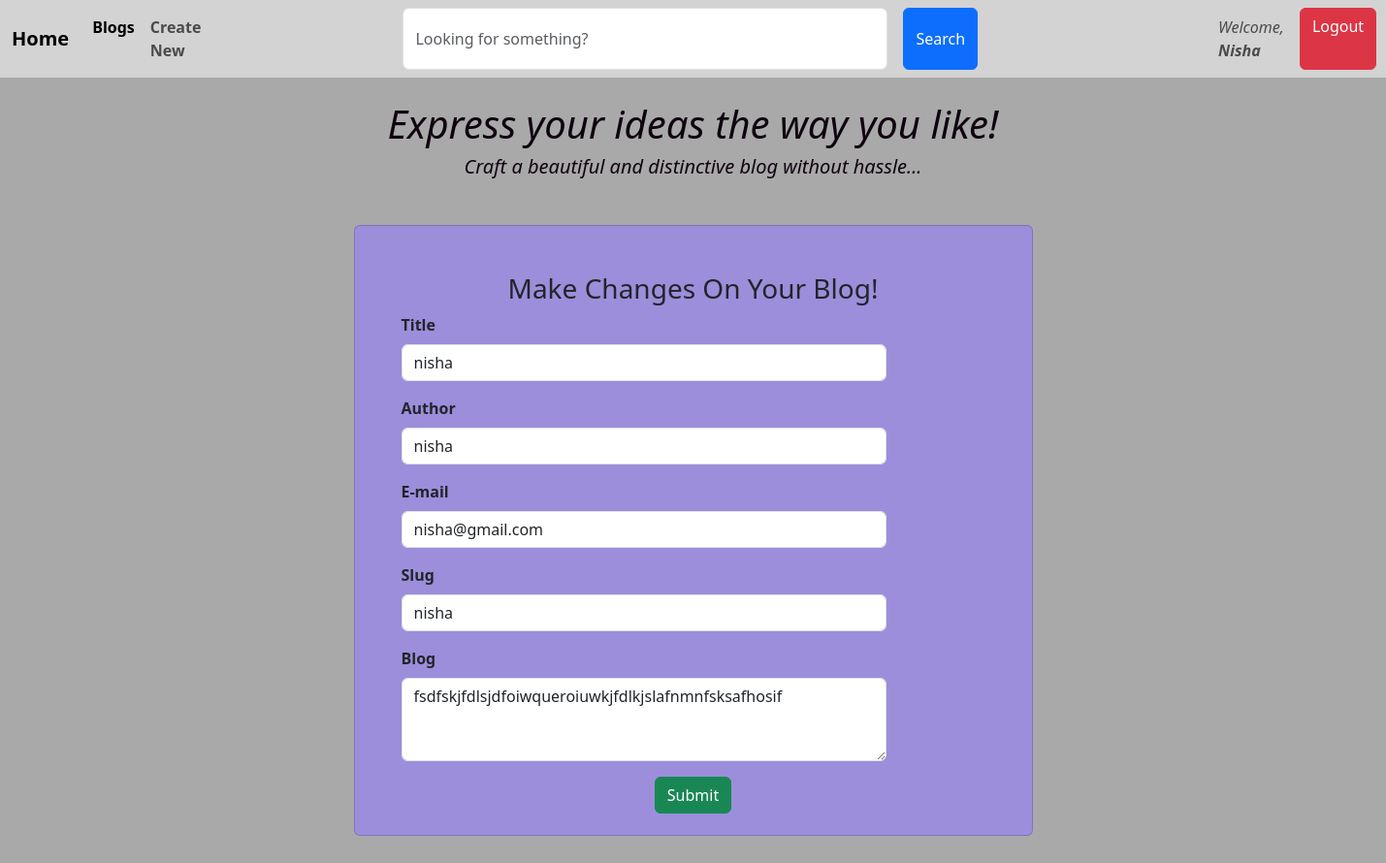
The app's page /edit/2 (signed in) with its own data.
### models.py (models this page shows, shortened)
class User(UserMixin, db.Model):
    __tablename__ = 'user'
    id = db.Column(db.Integer, primary_key=True)
    Username = db.Column(db.String(500), nullable=False)
    Name = db.Column(db.String(100), nullable=False)
    Email = db.Column(db.String(100), nullable=False)
    Password = db.Column(db.String(500), nullable=True)

class Post(db.Model):
    id = db.Column(db.Integer, primary_key=True)
    Title = db.Column(db.String(500), nullable=False)
    Author = db.Column(db.String(100), nullable=False)
    Email = db.Column(db.String(500), nullable=False)
    Slug = db.Column(db.String(200), nullable=False)
    blog_post = db.Column(db.Text, nullable=False)
    created_at = db.Column(db.DateTime(timezone=True), server_default=func.now())
    user_id = db.Column(db.Integer, db.ForeignKey('user.id', name='fk_user_post'), nullable=True)  # Make nullable initially
    user = db.relationship('User', backref=db.backref('posts', lazy=True))
    like_count = db.Column(db.Integer, default=0)  # New field
    dislike_count = db.Column(db.Integer, default=0)  # New field

### app.py (the view, shortened to what this page needs)
@app.route('/edit/<int:id>', methods=['GET', 'POST'])
@login_required
def edit(id):
    edit= Post.query.get_or_404(id)
    return render_template('edit.html', edit=edit)

### app.py (called while the page is built)
@login_manager.user_loader
def load_user(user_id):
    return User.query.get(int(user_id))

### templates/edit.html
{% include "home.html" %}
<form action="{{url_for ('edit', id=edit.id)}}" method="POST">
<div class="container mt-5" style="padding-bottom: 50px;">
    <div class="card p-5" style="max-width: 700px; margin: auto; background-color: #9c8edb; height: 630px; ">
        <h3 class="card-title text-center">Make Changes On Your Blog!</h3>
        <form method="post">
            <div class="mb-3 col-sm-20">
                <label for="title" class="form-label"><b>Title</b></label>
                <input type="text" class="form-control" id="title" placeholder="" name="title" value="{{ edit.Title }}">
            </div>
            <div class="mb-3 col-sm-20">
                <label for="author" class="form-label"><b>Author</b></label>
                <input type="text" class="form-control" id="author" placeholder="" name="author" value="{{ edit.Author }}">
            </div>
            <div class="mb-3 col-sm-20">
                <label for="email" class="form-label"><b>E-mail</b></label>
                <input type="email" class="form-control" id="email" placeholder="" name="email" value="{{ edit.Email }}">
            </div>
            <div class="mb-3 col-sm-20">
                <label for="slug" class="form-label"><b>Slug</b></label>
                <input type="text" class="form-control" id="slug" placeholder="" name="slug" value="{{ edit.Slug }}">
            </div>
            <div class="mb-3 col-sm-20">
                <label for="blog" class="form-label"><b>Blog</b></label>
                <textarea class="form-control" id="blog" rows="3" name="blog" value="">{{ edit.blog_post }}</textarea>
            </div>
            <div class="mb-3 text-center">
                <button type="submit" class="btn btn-success">Submit</button>
            </div>
        </form>
    </div>
</div>
</form>

### templates/home.html (shortened to what this page needs)
<!DOCTYPE html>
<html lang="en">
<head>
    <link href="https://cdn.jsdelivr.net/npm/bootstrap@5.3.3/dist/css/bootstrap.min.css" rel="stylesheet">
</head>
<body style="background-color: darkgray;">
    <nav class="navbar navbar-expand-lg" style="background-color: #D3D3D3;">
        <div class="container-fluid">
            <a class="navbar-brand" href="/"><b>Home</b></a>
            <div class="collapse navbar-collapse" id="navbarScroll">
                <ul class="navbar-nav me-auto my-2 my-lg-0 navbar-nav-scroll" style="--bs-scroll-height: 100px;">
                    <li class="nav-item">
                        <a class="nav-link active" aria-current="page" href="/"><b>Blogs</b></a>
                    </li>
                    {% if not current_user.is_authenticated %}
                        <!-- <li class="nav-item">
                            <a class="nav-link active" aria-current="page" href="{{ url_for('signup') }}">Signup</a>
                        </li>
                        <li class="nav-item">
                            <a class="nav-link active" aria-current="page" href="{{ url_for('login') }}">Login</a>
                        </li> -->
                    {% else %}
                        <li class="nav-item">
                            <a class="nav-link" href="{{ url_for('link') }}"><b>Create New</b></a>
                        </li>
                        <form action="{{ url_for('search') }}" class="d-flex" role="search">
                            <input class="form-control me-3" name="query" type="search" placeholder="Looking for something?" aria-label="Search">
                            <button class="btn btn-primary" type="submit">Search</button>
                        </form>
                    {% endif %}
                </ul>
                <div class="d-flex">
                    {% if current_user.is_authenticated %}
                        <span class="navbar-text me-3 ms-5">
                           <i> Welcome, <b> {{ current_user.Name }} </i></b>
                        </span>
                        <a class="btn btn-danger" href="{{ url_for('logout') }}">Logout</a>
                    {% else %}
                        <a class="btn btn-primary me-2" href="{{ url_for('login') }}">Login</a>
                        <a class="btn btn-success" href="{{ url_for('signup') }}">Signup</a>
                    {% endif %}
                </div>
            </div>
        </div>
    </nav>
    <br>
    <center style="color: rgb(15, 2, 15); font-style: italic; font-size: larger;">
        <h1>Express your ideas the way you like!</h1>
        <h5>Craft a beautiful and distinctive blog without hassle...</h5>
    </center>
</body>
</html>

### templates/home.html (style rules this page uses)
.d-flex { margin-left: 200px; }
.form-control { width: 500px; }

### records on screen
User: Name "Nisha"
Post: title "nisha", author "nisha", email "nisha@gmail.com", slug "nisha", blog "fsdfskjfdlsjdfoiwqueroiuwkjfdlkjslafnmnfsksafhosif"
